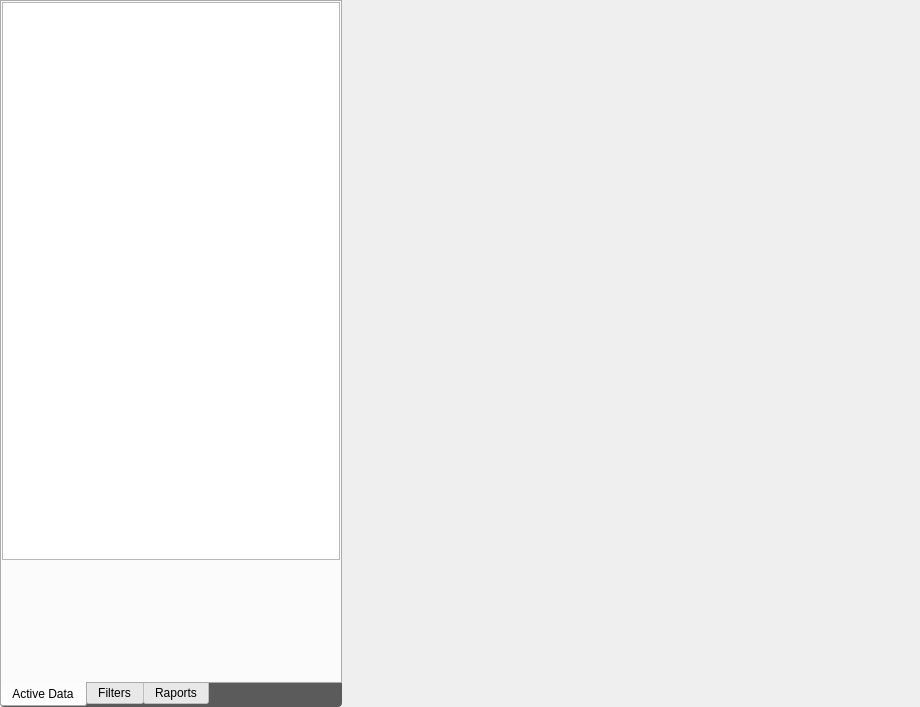
<?xml version="1.0" encoding="UTF-8"?>
<ui version="4.0">
 <class>AnalisisWidget</class>
 <widget class="QWidget" name="AnalisisWidget">
  <property name="geometry">
   <rect>
    <x>0</x>
    <y>0</y>
    <width>920</width>
    <height>707</height>
   </rect>
  </property>
  <property name="windowTitle">
   <string>Form</string>
  </property>
  <property name="styleSheet">
   <string notr="true"/>
  </property>
  <layout class="QHBoxLayout" name="horizontalLayout_2">
   <property name="spacing">
    <number>6</number>
   </property>
   <property name="margin">
    <number>0</number>
   </property>
   <item>
    <widget class="QFrame" name="LeftContainer">
     <property name="sizePolicy">
      <sizepolicy hsizetype="Minimum" vsizetype="Preferred">
       <horstretch>0</horstretch>
       <verstretch>0</verstretch>
      </sizepolicy>
     </property>
     <property name="styleSheet">
      <string notr="true">QFrame#LeftContainer {
	  /*border: 1px solid black; */
     /*border-color: rgb(135, 177, 255);*/
     border-radius: /*5*/ 4px; 
	padding: 0px;
    /*background-color: rgb(235, 235, 235);*/
	background: rgb(91, 91, 91);
}</string>
     </property>
     <layout class="QVBoxLayout" name="verticalLayout">
      <property name="margin">
       <number>0</number>
      </property>
      <item>
       <widget class="QTabWidget" name="tabWidget">
        <property name="sizePolicy">
         <sizepolicy hsizetype="Minimum" vsizetype="Expanding">
          <horstretch>0</horstretch>
          <verstretch>0</verstretch>
         </sizepolicy>
        </property>
        <property name="styleSheet">
         <string notr="true">
QTreeView::branch:has-children:!has-siblings:closed,
     QTreeView::branch:closed:has-children:has-siblings {
             border-image: none;
             image: url(:/mde/icons/trojkat-8x8-dodolu.png);
     }

     QTreeView::branch:open:has-children:!has-siblings,
     QTreeView::branch:open:has-children:has-siblings  {
             border-image: none;
             image: url(:/mde/icons/trojkat-8x8-naboku.png);
     }

#treeHolder
{
	background: white;
}

QTabWidget {
	background: white;
}

QTabWidget::pane {
	border: 1px solid black;
	border-top-left-radius: 4px;
	border-top-right-radius: 4px;
	border-bottom: 3px solid black;
	margin: 0px;
	padding: 2px;
	background: white;
}

QTabWidget::pane &gt; * {
   border: none;
}
QTabBar {
	background: rgb(91, 91, 91);
	border-bottom-left-radius: 4px;
	border-bottom-right-radius: 4px;
}

QTabBar::tab, QTabBar::tab:first, QTabBar::tab:middle, QTabBar::tab:last, QTabBar::tab:selected {
border: none;
 border-radius: 0px;
 background-color: transparent;
 color: black;
min-width: 8ex;
 padding: 4px;
margin-right: 3px;
}

QTabBar::tab:middle {
	margin-left: 3px;
}

QTabBar::tab:last {
	margin-left: 3px;
	margin-right: 1px;
}

QTabBar::tab:hover {
    background-color: #898989;
}

QTabBar::tab:selected, QTabBar::tab:hover:selected {
 background-color: black;
color: white;
 border-bottom-left-radius: 4px;
 border-bottom-right-radius: 4px;
}</string>
        </property>
        <property name="tabPosition">
         <enum>QTabWidget::South</enum>
        </property>
        <property name="currentIndex">
         <number>0</number>
        </property>
        <widget class="QWidget" name="activeDataTab">
         <attribute name="icon">
          <iconset resource="../../coreui/ui/CoreIcons.qrc">
           <normaloff>:/mde/icons/zaladowane.png</normaloff>:/mde/icons/zaladowane.png</iconset>
         </attribute>
         <attribute name="title">
          <string>Active Data</string>
         </attribute>
         <layout class="QVBoxLayout" name="verticalLayout_2">
          <property name="spacing">
           <number>1</number>
          </property>
          <property name="margin">
           <number>0</number>
          </property>
          <item>
           <widget class="QWidget" name="treeHolder" native="true">
            <property name="sizePolicy">
             <sizepolicy hsizetype="Preferred" vsizetype="Expanding">
              <horstretch>0</horstretch>
              <verstretch>0</verstretch>
             </sizepolicy>
            </property>
            <property name="styleSheet">
             <string notr="true">QMenu {
	border: none;
	margin: 0px;
	padding: 0px;
}

QMenu::item {
color: black;
}</string>
            </property>
            <layout class="QHBoxLayout" name="horizontalLayout">
             <property name="spacing">
              <number>0</number>
             </property>
             <property name="margin">
              <number>0</number>
             </property>
             <item>
              <widget class="QTreeView" name="treeView"/>
             </item>
            </layout>
           </widget>
          </item>
          <item>
           <widget class="QWidget" name="SummaryWindowWidget" native="true">
            <property name="sizePolicy">
             <sizepolicy hsizetype="Minimum" vsizetype="Minimum">
              <horstretch>0</horstretch>
              <verstretch>0</verstretch>
             </sizepolicy>
            </property>
            <property name="minimumSize">
             <size>
              <width>0</width>
              <height>120</height>
             </size>
            </property>
           </widget>
          </item>
         </layout>
        </widget>
        <widget class="QWidget" name="filtersTab">
         <attribute name="icon">
          <iconset resource="../../coreui/ui/CoreIcons.qrc">
           <normaloff>:/mde/icons/filtry.png</normaloff>:/mde/icons/filtry.png</iconset>
         </attribute>
         <attribute name="title">
          <string>Filters</string>
         </attribute>
         <layout class="QVBoxLayout" name="verticalLayout_5">
          <property name="margin">
           <number>0</number>
          </property>
          <item>
           <widget class="QFrame" name="containerFrame">
            <property name="sizePolicy">
             <sizepolicy hsizetype="Minimum" vsizetype="Preferred">
              <horstretch>0</horstretch>
              <verstretch>0</verstretch>
             </sizepolicy>
            </property>
            <property name="styleSheet">
             <string notr="true">QFrame#containerFrame { 
     border: 1px solid rgb(135, 177, 255); 
     border-radius: 4px; 
	padding: 2px;
    background-color: rgb(235, 235, 235);
 } 

 QWidget {
	 background-color:  rgb(235, 235, 235);
}</string>
            </property>
            <layout class="QVBoxLayout" name="verticalLayout_4">
             <property name="leftMargin">
              <number>1</number>
             </property>
             <property name="topMargin">
              <number>0</number>
             </property>
             <property name="rightMargin">
              <number>1</number>
             </property>
             <property name="bottomMargin">
              <number>0</number>
             </property>
             <item>
              <widget class="QWidget" name="header" native="true">
               <property name="sizePolicy">
                <sizepolicy hsizetype="Minimum" vsizetype="Minimum">
                 <horstretch>0</horstretch>
                 <verstretch>0</verstretch>
                </sizepolicy>
               </property>
               <property name="maximumSize">
                <size>
                 <width>16777215</width>
                 <height>20</height>
                </size>
               </property>
               <layout class="QHBoxLayout" name="horizontalLayout_4">
                <property name="topMargin">
                 <number>0</number>
                </property>
                <property name="bottomMargin">
                 <number>0</number>
                </property>
                <item>
                 <widget class="QLabel" name="label">
                  <property name="sizePolicy">
                   <sizepolicy hsizetype="Preferred" vsizetype="Minimum">
                    <horstretch>0</horstretch>
                    <verstretch>0</verstretch>
                   </sizepolicy>
                  </property>
                  <property name="font">
                   <font>
                    <pointsize>10</pointsize>
                   </font>
                  </property>
                  <property name="text">
                   <string>Filters</string>
                  </property>
                 </widget>
                </item>
                <item>
                 <widget class="QToolButton" name="resetButton">
                  <property name="text">
                   <string>Reset All</string>
                  </property>
                 </widget>
                </item>
                <item>
                 <widget class="QToolButton" name="hideButton">
                  <property name="sizePolicy">
                   <sizepolicy hsizetype="Fixed" vsizetype="Minimum">
                    <horstretch>0</horstretch>
                    <verstretch>0</verstretch>
                   </sizepolicy>
                  </property>
                  <property name="styleSheet">
                   <string notr="true">QToolButton#hideButton
{
	border: none;
}</string>
                  </property>
                  <property name="text">
                   <string>hide</string>
                  </property>
                  <property name="icon">
                   <iconset resource="MdeViewIcons.qrc">
                    <normaloff>:/mde/icons/strzalka-dol.png</normaloff>
                    <normalon>:/mde/icons/strzalka-gora.png</normalon>:/mde/icons/strzalka-dol.png</iconset>
                  </property>
                  <property name="checkable">
                   <bool>true</bool>
                  </property>
                  <property name="autoRaise">
                   <bool>true</bool>
                  </property>
                 </widget>
                </item>
               </layout>
              </widget>
             </item>
             <item>
              <widget class="QScrollArea" name="scrollArea">
               <property name="enabled">
                <bool>true</bool>
               </property>
               <property name="sizePolicy">
                <sizepolicy hsizetype="Minimum" vsizetype="Minimum">
                 <horstretch>0</horstretch>
                 <verstretch>0</verstretch>
                </sizepolicy>
               </property>
               <property name="minimumSize">
                <size>
                 <width>330</width>
                 <height>160</height>
                </size>
               </property>
               <property name="maximumSize">
                <size>
                 <width>16777215</width>
                 <height>16777215</height>
                </size>
               </property>
               <property name="styleSheet">
                <string notr="true">QFrame#scrollArea
{
	border:none;
}</string>
               </property>
               <property name="verticalScrollBarPolicy">
                <enum>Qt::ScrollBarAlwaysOn</enum>
               </property>
               <property name="horizontalScrollBarPolicy">
                <enum>Qt::ScrollBarAsNeeded</enum>
               </property>
               <property name="widgetResizable">
                <bool>true</bool>
               </property>
               <widget class="QWidget" name="filterScroll">
                <property name="geometry">
                 <rect>
                  <x>0</x>
                  <y>0</y>
                  <width>313</width>
                  <height>160</height>
                 </rect>
                </property>
                <property name="styleSheet">
                 <string notr="true"/>
                </property>
               </widget>
              </widget>
             </item>
            </layout>
           </widget>
          </item>
          <item>
           <widget class="QWidget" name="configurationFrame" native="true">
            <property name="styleSheet">
             <string notr="true">QWidget#configurationFrame &gt; QFrame
{
	border: none;
}</string>
            </property>
            <layout class="QVBoxLayout" name="verticalLayout_6">
             <item>
              <widget class="QPushButton" name="applyButton">
               <property name="styleSheet">
                <string notr="true">QPushButton#applyButton
{
    border: 1px solid rgb(135, 177, 255); 
    border-radius: 4px; 
	padding: 2px;
    background-color: white;
}

QPushButton#applyButton:hover
{    background-color: rgb(235, 235, 235);
}</string>
               </property>
               <property name="text">
                <string>Apply</string>
               </property>
              </widget>
             </item>
             <item>
              <widget class="QScrollArea" name="scrollArea_2">
               <property name="styleSheet">
                <string notr="true"/>
               </property>
               <property name="widgetResizable">
                <bool>true</bool>
               </property>
               <widget class="QWidget" name="configurationWidget">
                <property name="geometry">
                 <rect>
                  <x>0</x>
                  <y>0</y>
                  <width>100</width>
                  <height>30</height>
                 </rect>
                </property>
               </widget>
              </widget>
             </item>
            </layout>
           </widget>
          </item>
         </layout>
        </widget>
        <widget class="QWidget" name="raportsTab">
         <attribute name="icon">
          <iconset resource="../../coreui/ui/CoreIcons.qrc">
           <normaloff>:/mde/icons/karta.png</normaloff>:/mde/icons/karta.png</iconset>
         </attribute>
         <attribute name="title">
          <string>Raports</string>
         </attribute>
         <layout class="QVBoxLayout" name="verticalLayout_3">
          <item>
           <widget class="QScrollArea" name="scrollArea_3">
            <property name="styleSheet">
             <string notr="true">#scrollArea_3 {
	border: none;
}</string>
            </property>
            <property name="widgetResizable">
             <bool>true</bool>
            </property>
            <widget class="QWidget" name="raportCont">
             <property name="geometry">
              <rect>
               <x>0</x>
               <y>0</y>
               <width>65</width>
               <height>52</height>
              </rect>
             </property>
             <property name="styleSheet">
              <string notr="true"/>
             </property>
             <layout class="QVBoxLayout" name="verticalLayout_7">
              <item>
               <widget class="QWidget" name="raportsArea" native="true">
                <layout class="QGridLayout" name="gridLayout"/>
               </widget>
              </item>
              <item>
               <widget class="QWidget" name="widget_2" native="true">
                <property name="sizePolicy">
                 <sizepolicy hsizetype="Preferred" vsizetype="Expanding">
                  <horstretch>0</horstretch>
                  <verstretch>0</verstretch>
                 </sizepolicy>
                </property>
               </widget>
              </item>
             </layout>
            </widget>
           </widget>
          </item>
         </layout>
        </widget>
       </widget>
      </item>
     </layout>
    </widget>
   </item>
   <item>
    <widget class="QWidget" name="analisisArea" native="true">
     <property name="sizePolicy">
      <sizepolicy hsizetype="Expanding" vsizetype="Expanding">
       <horstretch>0</horstretch>
       <verstretch>0</verstretch>
      </sizepolicy>
     </property>
     <property name="styleSheet">
      <string notr="true">#analisisArea {
 background-color: rgb(91, 91, 91);
color: black;
padding: 0px;
margin: 0px;
}

/* topWindow */
coreUI--CoreDockWidgetManager {
 background: transparent;
 margin: 0px;
 padding: 0px;
border: none;
}

QTabWidget::pane {
 background: transparent;
	margin: 0px;
	border: 1px solid black;
	padding: 2px;
	 border-radius: 4px;
}

QTabWidget::pane &gt; QWidget {
	background: transparent;
}

coreUI--CoreDockWidgetSet {
 background: transparent;
 margin: 0px;
 padding: 0px;
border: none;
}

QMainWindow {
	border: none;
	padding: 0px;
	margin: 0px;
	border-radius: 4px;
	background: transparent;
}

QDockWidget {
	padding: 0px;
	border: 1px solid black;
	border-radius: 4px;
	background: transparent;
	color: black;
}

coreUI--CoreVisualizerWidget {
	background: transparent;
	border: 1px solid black;
	color: black;
	border-top: 1px solid white;
	border-bottom-left-radius: 4px;
	border-bottom-right-radius: 4px;
	background: transparent;
}

coreUI--CoreVisualizerWidget * {
color: black;
}

coreUI--CoreVisualizerWidget:hover {
	border: 2px solid rgb(135, 177, 255);
}

/* styl titlebarów i ich dzieci */
coreUI--CoreTitleBar {
 background: black;
color: white;
 border-radius: 0px;
 border-top-left-radius: 4px;
 border-top-right-radius: 4px;
 margin: 0px;
 padding: 2px;
}

coreUI--CoreTitleBar QLabel#titleLabel {
 background: black;
color: white;
}

coreUI--CoreTitleBar QToolButton#buttonFloat {
    background: rgb(43, 42, 41);
    border: 1px solid rgb(63, 62, 61);
     border-bottom: none;
  border-radius: 0px;
     border-top-left-radius: 4px;
     border-right: none;
 margin-top: 4px;
 max-height: 12px;
 min-width: 17px;
}

coreUI--CoreTitleBar QToolButton#buttonFloat:hover {
    background-color: rgb(135, 177, 255);
 }

coreUI--CoreTitleBar QToolButton#buttonFloat:pressed {
    background-color: rgb(55, 97, 180);
}

coreUI--CoreTitleBar QToolButton#buttonClose {
    background-color: rgb(43, 42, 41);
     border: 1px solid rgb(63, 62, 61);
     border-bottom: none; 
 border-radius: 0px;
     border-top-right-radius: 4px;
  margin-top: 4px;
 max-height: 12px;
 min-width: 23px;
}

 coreUI--CoreTitleBar QToolButton#buttonClose:hover {
     background-color: rgb(200, 0, 0); 
 }

coreUI--CoreTitleBar QToolButton#buttonClose:pressed {
         background-color: rgb(128, 0, 0);
}

QMainWindow::separator {
 background-color: transparent;
 width: 4px;
 height: 4px;
}

QMainWindow::separator:vertical {
 image: url(:/mde/icons/splitter-dots-vertical.png);
 }

QMainWindow::separator:horizontal {
 image: url(:/mde/icons/splitter-dots-horizontal.png);
}

QMainWindow::separator:vertical:hover {
 margin-top: 4px;
 margin-bottom: 4px;
 }

QMainWindow::separator:horizontal:hover {
 margin-left: 4px;
 margin-right: 4px;
} 

/* timeline */
#timelineControls, #TimelineWidget {
 spacing: 0px;
 margin: 0px;
 padding-left: 4px;
 padding-right: 4px;
border: none;
}

#timelineControls QAbstractSpinBox{
 border: 1px solid rgb(135, 177, 255);
 border-radius: 4px;
}

#timelineControls QToolButton, #timelineControls QPushButton {
 background: transparent;
 border: 1px rgb(135, 177, 255);
 border-radius: 0px;
 padding: 0px;
 margin: 0px;
 spacing: 0px;
}

#timelineGroupedControls {
 spacing: 0px;
 margin: 0px;
 padding: 0px;
 background: rgb(91, 91, 91); 
}

#leftContainer, #centerContainer, #rightContainer {
 border: 2px solid rgb(135, 177, 255);
 background: rgb(91, 91, 91); 
 spacing: 0px;
 margin: 0px;
 padding: 0px;
}

TimeSliderWidget {
	padding-top: 4px;
}

#leftContainer {
 border-bottom: none;
 border-left: none;
 border-right: none;
}

#rightContainer {
 border-bottom: none;
 border-left: none;
 border-right: none;
}

#centerContainer {
 border-top: none;
 border-bottom-left-radius: 4px;
 border-bottom-right-radius: 4px;
 background: white;
}

#leftControls, #rightControls, #centerControls {
 border: none;
 margin: 0px;
 padding: 0px;
 background: transparent;
}

QTabBar {
 background: rgb(91, 91, 91);
 border-top: 3px solid black;
position: absolute;
}

coreUI--CoreDockWidgetSet QTabBar {
 background: white;
}

QTabBar::tab {
border: none;
border-top: 3px solid black;
 border-radius: 0px;
 background-color: transparent;
 color: black;
 min-width: 8ex;
 padding: 4px;
 margin-right: 1px;
}

QTabBar::tab:selected {
 background-color: black;
 border-bottom-left-radius: 4px;
 border-bottom-right-radius: 4px;
color: white;
}

QTabBar::tab:hover {
    background-color: #898989;
}

QFrame#bottomMainWindow {
	background: rgb(91, 91, 91);
	border: 1px solid black;
	border-radius: 4px;
	margin: 0px;
	padding: 0px;
}</string>
     </property>
    </widget>
   </item>
  </layout>
 </widget>
 <resources>
  <include location="../../coreui/ui/CoreIcons.qrc"/>
  <include location="MdeViewIcons.qrc"/>
 </resources>
 <connections/>
</ui>
